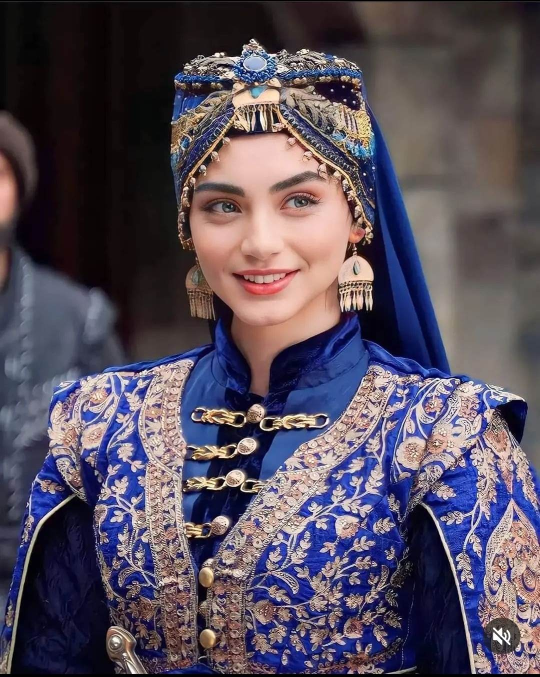
#> input picture Histogram Matching/reference2.jpg, 1080 x 1353 px (shown at 1/2 size)
$ python HistogramMatching.py
#> lines starting #> are read from the running program, lines starting #| are printed output that depends on the picture; pictures that were not available may be replaced by others from this repository, and a replacement may not be noted
#> in main, image_src is the input picture: shape (1353, 1080, 3); mean B, G, R 92.2, 77.8, 87.2
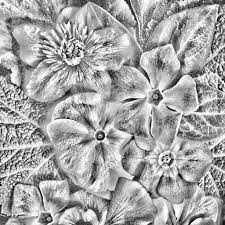
#> input picture Histogram Matching/mask3.jpg, 225 x 225 px, given in place of source2.jpg, which was not available
#> in main, image_ref is the input picture: shape (225, 225, 3); min 0, max 255, mean 166.2
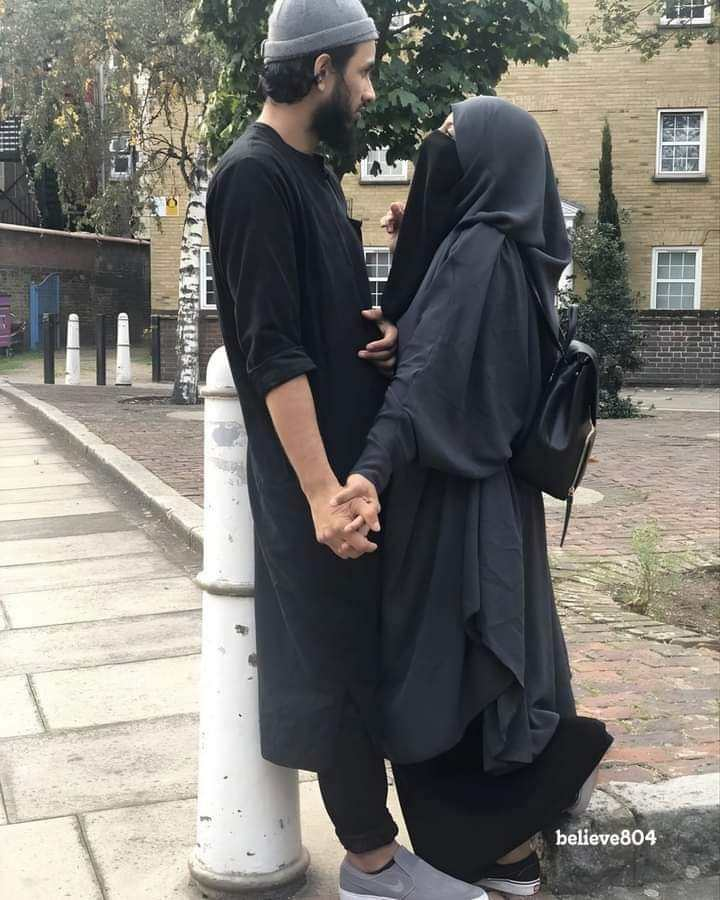
#> input picture Histogram Matching/reference1.jpg, 720 x 900 px, given in place of mask.jpg, which was not available
#> in main, image_mask is the input picture: shape (900, 720, 3); mean B, G, R 113.2, 117.9, 119.7
'''
Welcome to the Histogram Matching Program!

Given a source image and a reference image, this program
returns a modified version of the source image that matches
the histogram of the reference image.

Image Requirements:
  - Source image must be color.

  - Reference image must be color.
  - The sizes of the source image and reference image do not
    have to be the same.
  - The program supports an optional third image (mask) as
    an argument.
  - When the mask image is provided, it will be rescaled to
    be the same size as the source image, and the resulting
    matched image will be masked by the mask image.

Usage:
  python histogram_matching.py <source_image> <ref_image> [<mask_image>]
'''

# Python 2/3 compatibility
from __future__ import print_function

import cv2 # Import the OpenCV library
import numpy as np # Import Numpy library
import matplotlib.pyplot as plt # Import matplotlib functionality
import sys # Enables the passing of arguments

# Project: Histogram Matching Using OpenCV

# Define the file name of the images
SOURCE_IMAGE = "reference2.jpg"
REFERENCE_IMAGE = "source2.jpg"

MASK_IMAGE = "mask.jpg"
# MASK_IMAGE = "mask2.jpg"
# MASK_IMAGE = "mask3.jpg"


OUTPUT_IMAGE = "aspens_in_fall_forest_output.jpg"
OUTPUT_MASKED_IMAGE = "aspens_in_fall_forest_output_masked.jpg"

def calculate_cdf(histogram):
    """
    This method calculates the cumulative distribution function
    :param array histogram: The values of the histogram
    :return: normalized_cdf: The normalized cumulative distribution function
    :rtype: array
    """
    # Get the cumulative sum of the elements
    cdf = histogram.cumsum()

    # Normalize the cdf
    normalized_cdf = cdf / float(cdf.max())

    return normalized_cdf

def calculate_lookup(src_cdf, ref_cdf):
    """
    This method creates the lookup table
    :param array src_cdf: The cdf for the source image
    :param array ref_cdf: The cdf for the reference image
    :return: lookup_table: The lookup table
    :rtype: array
    """
    lookup_table = np.zeros(256)
    lookup_val = 0
    for src_pixel_val in range(len(src_cdf)):
        lookup_val
        for ref_pixel_val in range(len(ref_cdf)):
            if ref_cdf[ref_pixel_val] >= src_cdf[src_pixel_val]:
                lookup_val = ref_pixel_val
                break
        lookup_table[src_pixel_val] = lookup_val
    return lookup_table

def match_histograms(src_image, ref_image):
    """
    This method matches the source image histogram to the
    reference signal
    :param image src_image: The original source image
    :param image  ref_image: The reference image
    :return: image_after_matching
    :rtype: image (array)
    """
    # Split the images into the different color channels
    # b means blue, g means green and r means red
    src_b, src_g, src_r = cv2.split(src_image)
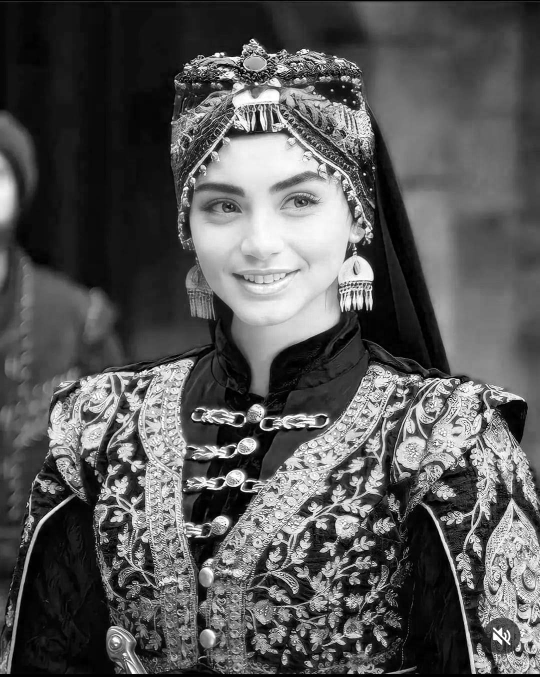
#> src_r: shape (1353, 1080) (shown at 1/2 size); min 0, max 255, mean 87.2
    ref_b, ref_g, ref_r = cv2.split(ref_image)

    # Compute the b, g, and r histograms separately
    # The flatten() Numpy method returns a copy of the array c
    # collapsed into one dimension.
    src_hist_blue, bin_0 = np.histogram(src_b.flatten(), 256, [0,256])
#> src_hist_blue = 256 values, max 36606 at index 11, min 390 at index 254, mean 5708; bin_0 = 257 values from 0 to 256
    src_hist_green, bin_1 = np.histogram(src_g.flatten(), 256, [0,256])
#> src_hist_green = 256 values, max 34590 at index 11, min 236 at index 253, mean 5708; bin_1 = 257 values from 0 to 256
    src_hist_red, bin_2 = np.histogram(src_r.flatten(), 256, [0,256])
#> src_hist_red = 256 values, max 30483 at index 13, min 1074 at index 254, mean 5708; bin_2 = 257 values from 0 to 256
    ref_hist_blue, bin_3 = np.histogram(ref_b.flatten(), 256, [0,256])
#> ref_hist_blue = 256 values, max 656 at index 255, min 2 at index 2, mean 197.8; bin_3 = 257 values from 0 to 256
    ref_hist_green, bin_4 = np.histogram(ref_g.flatten(), 256, [0,256])
#> ref_hist_green has the same summary as ref_hist_blue; bin_4 = 257 values from 0 to 256
    ref_hist_red, bin_5 = np.histogram(ref_r.flatten(), 256, [0,256])
#> ref_hist_red has the same summary as ref_hist_blue; bin_5 = 257 values from 0 to 256


# Assuming you have six images stored in variables img1, img2, img3, img4, img5, and img6

    # Create a new figure with a 2x3 grid of subplots
    plt.figure()

    # Subplot 1
    plt.subplot(2, 3, 1)
    plt.hist(src_hist_blue, bins=255, edgecolor='black')
    plt.title('Image 1')

    # Subplot 2
    plt.subplot(2, 3, 2)
    plt.hist(src_hist_green, bins=255, edgecolor='black')
    plt.title('Image 2')

    # Subplot 3
    plt.subplot(2, 3, 3)
    plt.hist(src_hist_red, bins=255, edgecolor='black')
    plt.title('Image 3')

    # Subplot 4
    plt.subplot(2, 3, 4)
    plt.hist(ref_hist_green, bins=255, edgecolor='black')
    plt.title('Image 4')

    # Subplot 5
    plt.subplot(2, 3, 5)
    plt.hist(ref_hist_blue, bins=255, edgecolor='black')
    plt.title('Image 5')

    # Subplot 6
    plt.subplot(2, 3, 6)
    plt.hist(ref_hist_red, bins=255, edgecolor='black')
    plt.title('Image 6')

    # Adjust spacing between subplots for better layout
    plt.tight_layout()

    # Show the figure with all the subplots
    plt.show()
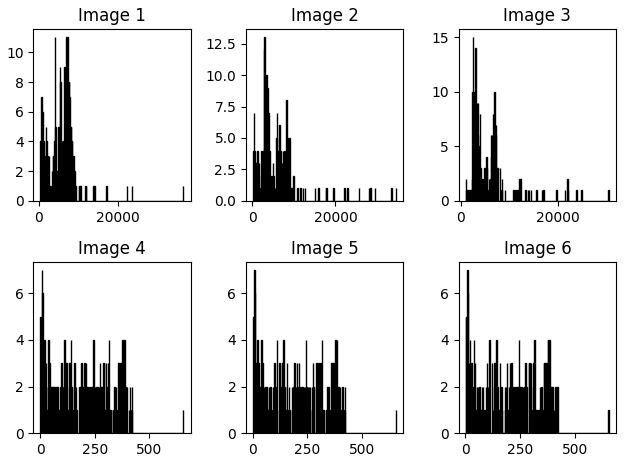
#> figure drawn by matplotlib, 6 panels; panel 2: tallest bar 13 high, from x = 2930.4 to 3065.2; panel 3: tallest bar 15 high, from x = 2458 to 2573.3; panel 4: tallest bar 7 high, from x = 7.13 to 9.69; panel 5: tallest bar 7 high, from x = 7.13 to 9.69

# Customize the plot (optional)
    plt.title('Histogram Example')
    plt.xlabel('Values')
    plt.ylabel('Frequency')

    # Show the histogram
    plt.show()


    # Compute the normalized cdf for the source and reference image
    src_cdf_blue = calculate_cdf(src_hist_blue)
#> in calculate_cdf, `cdf = histogram.cumsum()`: cdf = 256 values from 5644 to 1461240
#> in calculate_cdf, `normalized_cdf = cdf / float(cdf.max())`: normalized_cdf = 256 values from 0.00386 to 1
#> src_cdf_blue = 256 values from 0.00386 to 1
    src_cdf_green = calculate_cdf(src_hist_green)
#> src_cdf_green = 256 values from 0.0103 to 1
    src_cdf_red = calculate_cdf(src_hist_red)
#> src_cdf_red = 256 values from 0.00847 to 1
    ref_cdf_blue = calculate_cdf(ref_hist_blue)
#> ref_cdf_blue = 256 values from 0.000909 to 1
    ref_cdf_green = calculate_cdf(ref_hist_green)
#> ref_cdf_green = 256 values from 0.000909 to 1
    ref_cdf_red = calculate_cdf(ref_hist_red)
#> ref_cdf_red = 256 values from 0.000909 to 1

    # Make a separate lookup table for each color
    blue_lookup_table = calculate_lookup(src_cdf_blue, ref_cdf_blue)
#> after the loop in calculate_lookup, `for src_pixel_val in range(len(src_cdf)):`: lookup_table = 256 values from 22 to 255
#> blue_lookup_table = 256 values from 22 to 255
    green_lookup_table = calculate_lookup(src_cdf_green, ref_cdf_green)
#> green_lookup_table = 256 values from 38 to 255
    red_lookup_table = calculate_lookup(src_cdf_red, ref_cdf_red)
#> red_lookup_table = 256 values from 34 to 255

    # Use the lookup function to transform the colors of the original
    # source image
    blue_after_transform = cv2.LUT(src_b, blue_lookup_table)
    green_after_transform = cv2.LUT(src_g, green_lookup_table)
    red_after_transform = cv2.LUT(src_r, red_lookup_table)
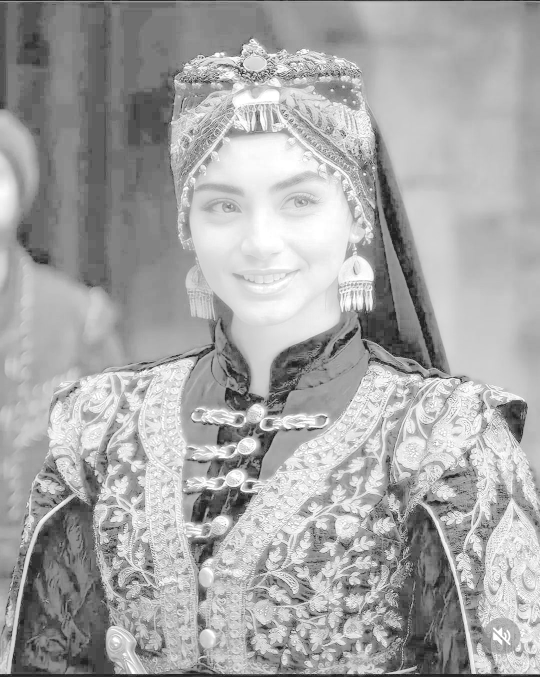
#> red_after_transform: shape (1353, 1080) float64 (shown at 1/2 size); min 34, max 255, mean 167.1

    # Put the image back together
    image_after_matching = cv2.merge([
        blue_after_transform, green_after_transform, red_after_transform])
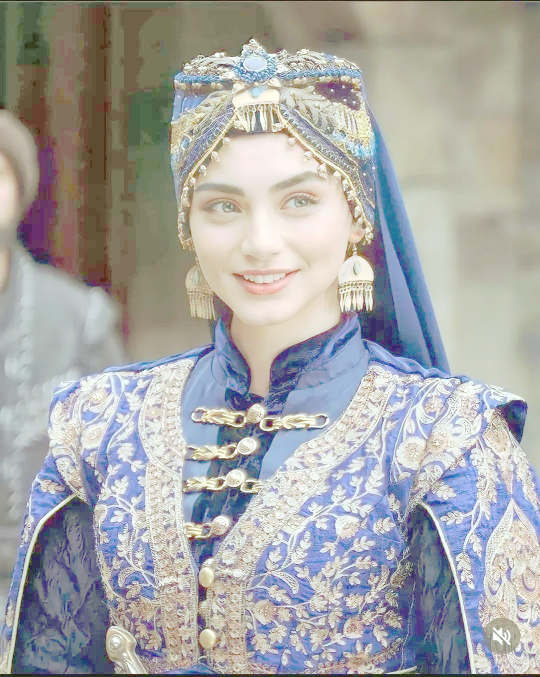
#> image_after_matching: shape (1353, 1080, 3) float64 (shown at 1/2 size); mean B, G, R 167.1, 167.4, 167.1
    image_after_matching = cv2.convertScaleAbs(image_after_matching)

    return image_after_matching

def mask_image(image, mask):
    """
    This method overlays a mask on top of an image
    :param image image: The color image that you want to mask
    :param image mask: The mask
    :return: masked_image
    :rtype: image (array)
    """

    # Split the colors into the different color channels
    blue_color, green_color, red_color = cv2.split(image)

    # Resize the mask to be the same size as the source image
    resized_mask = cv2.resize(
        mask, (image.shape[1], image.shape[0]), cv2.INTER_NEAREST)

    # Normalize the mask
    normalized_resized_mask = resized_mask / float(255)

    # Scale the color values
    blue_color = blue_color * normalized_resized_mask
    blue_color = blue_color.astype(int)
    green_color = green_color * normalized_resized_mask
    green_color = green_color.astype(int)
    red_color = red_color * normalized_resized_mask
    red_color = red_color.astype(int)

    # Put the image back together again
    merged_image = cv2.merge([blue_color, green_color, red_color])
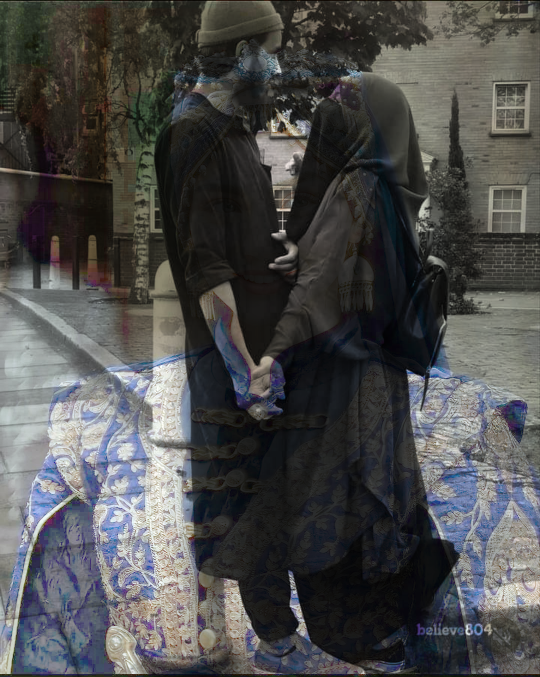
#> merged_image: shape (1353, 1080, 3) int32 (shown at 1/2 size); mean B, G, R 76.2, 76.3, 76.2
    masked_image = cv2.convertScaleAbs(merged_image)
    return masked_image

def main():
    """
    Main method of the program.
    """
    start_the_program = input("Press ENTER to perform histogram matching...")

    # A flag to indicate if the mask image was provided or not by the user


    # mask_provided = False
    mask_provided = True

    # Pull system arguments
    try:
        image_src_name = sys.argv[1]
        image_ref_name = sys.argv[2]
    except:
        image_src_name = SOURCE_IMAGE
        image_ref_name = REFERENCE_IMAGE

    try:
        image_mask_name = MASK_IMAGE
        mask_provided = True
    except:
        print("\nNote: A mask was not provided.\n")

    # Load the images and store them into a variable
    image_src = cv2.imread(cv2.samples.findFile(image_src_name))
    image_ref = cv2.imread(cv2.samples.findFile(image_ref_name))

    image_mask = MASK_IMAGE
    if mask_provided:
        image_mask = cv2.imread(cv2.samples.findFile(image_mask_name))

    # Check if the images loaded properly
    if image_src is None:
        print('Failed to load source image file:', image_src_name)
        sys.exit(1)
    elif image_ref is None:
        print('Failed to load reference image file:', image_ref_name)
        sys.exit(1)
    else:
        # Do nothing
        pass

    # Convert the image mask to grayscale
    if mask_provided:
        image_mask = cv2.cvtColor(image_mask, cv2.COLOR_BGR2GRAY)

    # Calculate the matched image
    output_image = match_histograms(image_src, image_ref)

    # Mask the matched image
    if mask_provided:
        output_masked = mask_image(output_image, image_mask)

    # Save the output images
    cv2.imwrite(OUTPUT_IMAGE, output_image)
    if mask_provided:
        cv2.imwrite(OUTPUT_MASKED_IMAGE, output_masked)

    ## Display images, used for debugging
    cv2.imshow('Source Image', image_src)
    cv2.imshow('Reference Image', image_ref)
    cv2.imshow('Output Image', output_image)
    if mask_provided:
        cv2.imshow('Mask', image_mask)
        cv2.imshow('Output Image (Masked)', output_masked)

    cv2.waitKey(0) # Wait for a keyboard event

if __name__ == '__main__':
    print(__doc__)
    main()
    cv2.destroyAllWindows()
